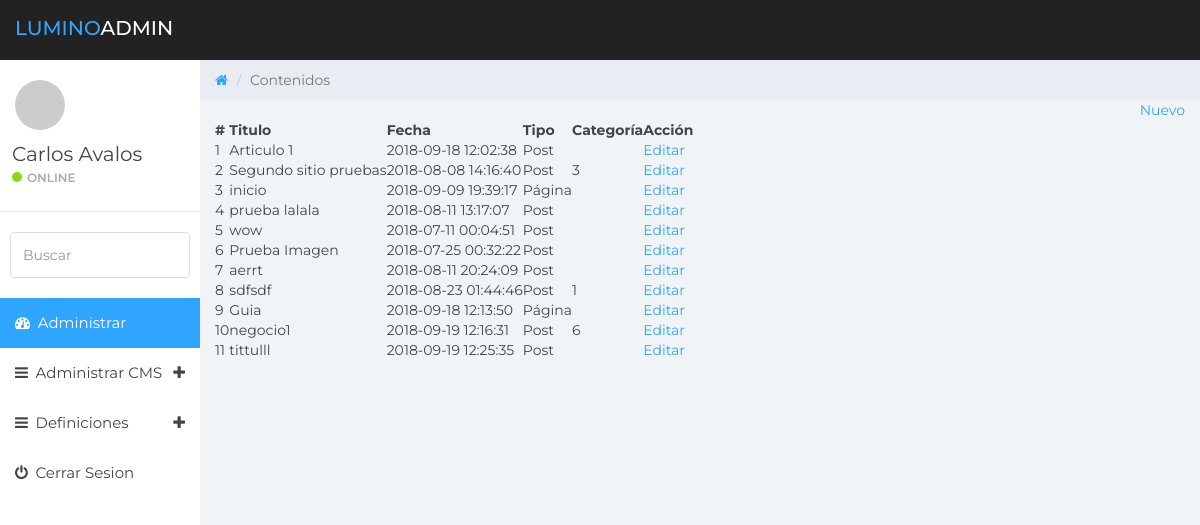
/public/admin/page-consultar.php (signed in), run on an earlier commit of the app's database.
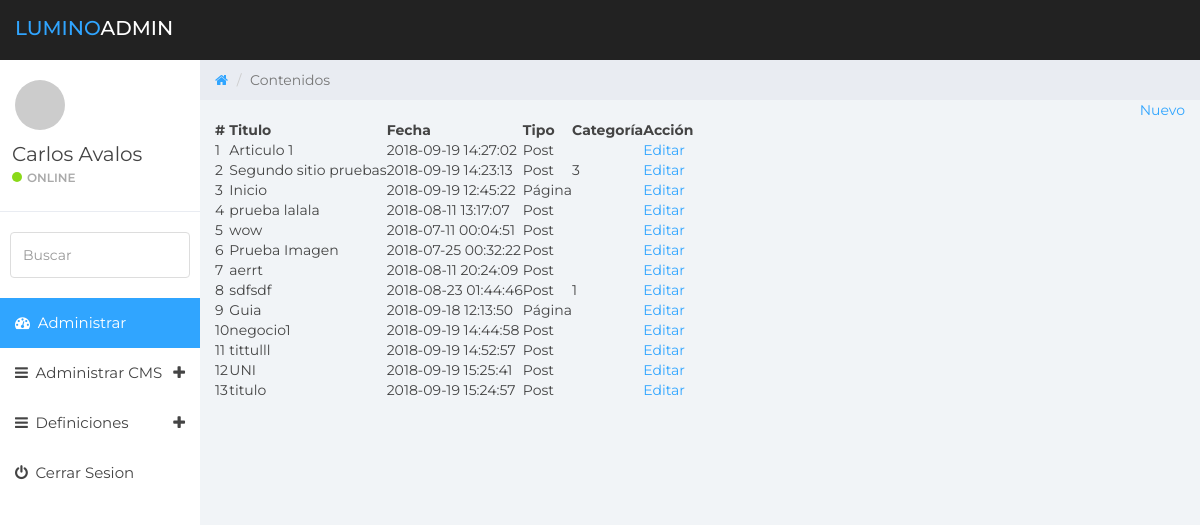
And on a later commit of the database.
### tables this page shows
CREATE TABLE `usuarios` (
  `id` int(11) NOT NULL,
  `usuario` varchar(30) NOT NULL,
  `password` varchar(50) NOT NULL,
  `id_personal` int(11) NOT NULL,
  `id_tipo` int(11) NOT NULL
);

CREATE TABLE `personal` (
  `id` int(11) NOT NULL,
  `nombre` varchar(50) NOT NULL
);

CREATE TABLE `contenidos` (
  `id` int(11) NOT NULL,
  `titulo` varchar(200) NOT NULL,
  `contenido` longtext NOT NULL,
  `fecha_publicacion` timestamp NOT NULL DEFAULT CURRENT_TIMESTAMP ON UPDATE CURRENT_TIMESTAMP,
  `tipo` varchar(20) NOT NULL,
  `categoria` varchar(100) NOT NULL,
  `alias` varchar(200) NOT NULL,
  `contacto` varchar(200) DEFAULT NULL,
  `direccion` varchar(200) DEFAULT NULL,
  `cod_zona` int(11) DEFAULT NULL,
  `urlimagen` varchar(200) DEFAULT NULL,
  `resumen` varchar(200) DEFAULT NULL
);

### public/admin/lib/data.php (called while the page is built, shortened)
<?php
$path = dirname(__FILE__);
require_once( $path . '/../../../setting/mysql.php');
function retornar_tipo_contenido(){
  return ['PAGE'=>'Página', 'POST' => 'Post'];
}
function cargar_datos_contenidos(){
   $mysql = new Mysql();
   $sql = <<<SQL
   SELECT * FROM contenidos
SQL;
   $res = $mysql->search($sql);
   return $res;
   }
?>

### setting/mysql.php (called while the page is built, shortened)
<?php
class MySql{
    private $conn;
    public function connect(){
    try {
      $this->conn = new PDO("mysql:host=".Config::SERVERNAME.";dbname=".Config::DATABASE, Config::USERNAME, Config::PASSWORD);
      $this->conn->setAttribute(PDO::ATTR_ERRMODE, PDO::ERRMODE_EXCEPTION);
      return true;
    }catch(PDOException $e){
      echo "Connection failed: " . $e->getMessage();
      return false;
    }
    }
    public function search($sql){
      try{
      if($this->connect()){
        $stmt = $this->conn->prepare($sql);
        $stmt->execute();
        $stmt->setFetchMode(PDO::FETCH_ASSOC);
        return $stmt->fetchAll();
      }else{
        return array();
      }
      }catch(PDOEXception $e){
      echo $sql ."<br />". $e->getMessage();
      return false;
      }
    }
}
?>

### public/admin/page-consultar.php (the view)
<?php include('cabecera.php'); ?>
<?php include('sidebar.php'); ?>
<div class="col-sm-9 col-sm-offset-3 col-lg-10 col-lg-offset-2 main">
		<div class="row">
			<ol class="breadcrumb">
				<li><a href="#">
					<em class="fa fa-home"></em>
				</a></li>
				<li class="active">Contenidos</li>
			</ol>
		</div>
    <?php $res = cargar_datos_contenidos(); $array_type = retornar_tipo_contenido(); ?>
     <div class="mid-page" style="text-align:right;" >
      <a href="page-contenido.php" class="pure-button pure-button-primary">Nuevo</a>
     </div>
      <table class="pure-table">
      <thead>
        <tr>
          <th>#</th>
          <th>Titulo</th>
          <th>Fecha</th>
          <th>Tipo</th>
          <th>Categoría</th>
          <th>Acción</th>
        </tr>
      </thead>
      <tbody>
        <?php while(is_array($res) && list($k, $v) = each($res) ): ?>
        <tr>
          <td><?= $k+1 ?></td>
          <td><?= $v['titulo'] ?></td>
          <td><?= $v['fecha_publicacion'] ?></td>
          <td><?= $array_type [ $v['tipo'] ] ?></td>
          <td><?= $v['categoria'] ?></td>
          <td><a href="page-contenido.php?id=<?=$v['id']?>">Editar</a></td>
        </tr>
        <?php endwhile; ?>
      </tbody>
    </table>
	</div>
<?php include('footer.php'); ?>

### public/admin/cabecera.php (shortened to what this page needs)
<?php
	require '../../php/conexion.php';
	$idUsuario = $_SESSION['id_usuario'];
	$sql ="SELECT u.id, p.nombre FROM usuarios AS u INNER JOIN personal AS p ON u.id_personal=p.id WHERE u.id = '$idUsuario'";
		$result=$mysqli->query($sql);
		$row = $result->fetch_assoc();
?>
<?php require_once('lib\data.php'); ?>
<!DOCTYPE html>
<html>
<head>
	<link href="css/bootstrap.min.css" rel="stylesheet">
	<link href="css/font-awesome.min.css" rel="stylesheet">
	<link href="css/datepicker3.css" rel="stylesheet">
	<link href="css/styles.css" rel="stylesheet">
</head>
<body>

### public/admin/sidebar.php (shortened to what this page needs)
<nav class="navbar navbar-custom navbar-fixed-top" role="navigation">
  <div class="container-fluid">
    <div class="navbar-header">
      <a class="navbar-brand" href="#"><span>Lumino</span>Admin</a>
    </div>
  </div>
</nav>
<div id="sidebar-collapse" class="col-sm-3 col-lg-2 sidebar">
  <div class="profile-sidebar">
    <div class="profile-userpic">
      <img src="http://placehold.it/50/30a5ff/fff" class="img-responsive" alt="">
    </div>
    <div class="profile-usertitle">
      <div class="profile-usertitle-name"><?php echo ($row['nombre']); ?></div>
      <div class="profile-usertitle-status"><span class="indicator label-success"></span>Online</div>
    </div>
  </div>
  <form role="search">
    <div class="form-group">
      <input type="text" class="form-control" placeholder="Buscar">
    </div>
  </form>
  <ul class="nav menu">
    <li class="active"><a href="index.php"><em class="fa fa-dashboard">&nbsp;</em> Administrar</a></li>
    <li class="parent "><a data-toggle="collapse" href="#sub-item-1">
      <em class="fa fa-navicon">&nbsp;</em> Administrar CMS <span data-toggle="collapse" href="#sub-item-1" class="icon pull-right"><em class="fa fa-plus"></em></span>
      </a>
    </li>
    <li class="parent "><a data-toggle="collapse" href="#sub-item-2">
      <em class="fa fa-navicon">&nbsp;</em> Definiciones <span data-toggle="collapse" href="#sub-item-2" class="icon pull-right"><em class="fa fa-plus"></em></span>
      </a>
    </li>
    <li><a href="../../php/logout.php"><em class="fa fa-power-off">&nbsp;</em> Cerrar Sesion</a></li>
  </ul>
</div>

### public/admin/footer.php (shortened to what this page needs)
</body>
</html>

### public/admin/css/styles.css (style rules this page uses)
body { background: #f1f4f7; padding-top: 60px; font-size: 14px; color: #444444; font-family: "Montserrat", "Helvetica Neue", Helvetica, Arial, sans-serif; }
a, a:hover, a:focus { color: #30a5ff; }
input.form-control { border: 1px solid #ddd; box-shadow: none; height: 46px; }
.navbar-custom { background: #222; height: 60px; }
.navbar-header .navbar-brand { color: #fff; font-size: 20px; text-transform: uppercase; font-weight: 500; height: 60px; padding-top: 18px; }
.navbar-header .navbar-brand span { color: #30a5ff; }
.label-success { background-color: #8ad919; }
.navbar { border: 0; }
.sidebar { display: block; padding: 0; display: none; box-shadow: none; background: #fff; }
.sidebar ul { margin: 20px 0px; }
.sidebar form { padding: 10px 0 0 0; margin: 10px 10px 20px 10px; }
@media (min-width: 768px) { .sidebar { display: block; position: fixed; top: 60px; bottom: 0; left: 0; z-index: 1000; display: block; margin: 0; padding: 0; overflow-x: hidden; overflow-y: auto; } }
@media (min-width: 768px) { .navbar-header { width: 100%; } }
.sidebar ul.nav .active a, .sidebar ul.nav li.parent a.active, .sidebar ul.nav .active > a:hover, .sidebar ul.nav li.parent a.active:hover, .sidebar ul.nav .active > a:focus, .sidebar ul.nav li.parent a.active:focus { color: #fff; background-color: #30a5ff; }
.sidebar ul.nav li a { height: 50px; font-size: 15px; line-height: 2em; color: #444444; }
.profile-sidebar { padding: 10px 0; border-bottom: 1px solid #e9ecf2; }
.indicator { width: 10px; height: 10px; display: inline-block; border-radius: 9999px; margin-right: 5px; }
.profile-userpic img { float: left; margin: 10px 0px 0px 15px; width: 50px; height: 50px; border-radius: 9999px !important; }
.profile-usertitle { float: left; text-align: left; margin: 10px 0 0 12px; }
.profile-usertitle-name { font-size: 20px; margin-bottom: 0px; }
.profile-usertitle-status { text-transform: uppercase; color: #AAA; font-size: 12px; font-weight: 600; margin-bottom: 15px; }
.breadcrumb { border-radius: 0; padding: 10px 15px 10px 15px; background: #e9ecf2; margin: 0; }

What changed in the data, as far as the page shows it:
changed contenidos "Articulo 1": fecha_publicacion "2018-09-18 12:02:38" → "2018-09-19 14:27:02"
changed contenidos "Segundo sitio pruebas": fecha_publicacion "2018-08-08 14:16:40" → "2018-09-19 14:23:13"
changed contenidos: titulo "inicio" → "Inicio"; fecha_publicacion "2018-09-09 19:39:17" → "2018-09-19 12:45:22"
changed contenidos "negocio1": fecha_publicacion "2018-09-19 12:16:31" → "2018-09-19 14:44:58"; categoria "6" → (not shown)
changed contenidos "tittulll": fecha_publicacion "2018-09-19 12:25:35" → "2018-09-19 14:52:57"
added contenidos: k "12", titulo "UNI", fecha_publicacion "2018-09-19 15:25:41", tipo "Post"
added contenidos: k "13", titulo "titulo", fecha_publicacion "2018-09-19 15:24:57", tipo "Post"
